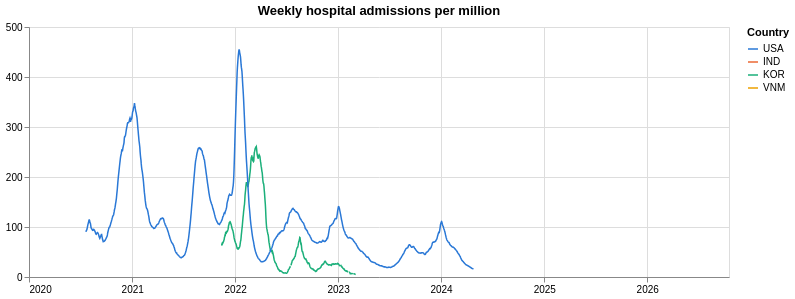

Here is the notebook cell this chart was saved with:
### Code cell
df_hosp_chart = df[['code', 'date', 'weekly_hosp_admissions_per_million']]
hosp_chart = alt.Chart(df_hosp_chart).mark_line(strokeWidth=1.5).encode(
        x=alt.X('date:T', title=None, axis=alt.Axis(format='%Y', tickCount='year')),
        y=alt.Y('weekly_hosp_admissions_per_million:Q', title=None),
        color=alt.Color('code:N',
                  scale=alt.Scale(domain=list(country_colors),
                                  range=list(country_colors.values())),
                  title='Country'),
    ).properties(title='Weekly hospital admissions per million', width=700, height=250)

hosp_chart

### Figure 1 — Vega-Lite specification as saved in the notebook (floating-point values rounded to 4 significant figures; data arrays with more than 128 entries replaced by an {"elided": "..."} marker saying what was removed)
{"config": {"view": {"continuousWidth": 300, "continuousHeight": 300}}, "data": {"name": "data-55156aaa0d570423fb0ebd5481af6e71"}, "mark": {"type": "line", "strokeWidth": 1.5}, "encoding": {"color": {"field": "code", "scale": {"domain": ["USA", "IND", "KOR", "VNM"], "range": ["#2a78d6", "#eb6834", "#1baf7a", "#eda100"]}, "title": "Country", "type": "nominal"}, "x": {"axis": {"format": "%Y", "tickCount": "year"}, "field": "date", "title": null, "type": "temporal"}, "y": {"field": "weekly_hosp_admissions_per_million", "title": null, "type": "quantitative"}}, "height": 250, "title": "Weekly hospital admissions per million", "width": 700, "$schema": "https://vega.github.io/schema/vega-lite/v5.20.1.json", "datasets": {"data-55156aaa0d570423fb0ebd5481af6e71": {"elided": "9932 records"}}}
